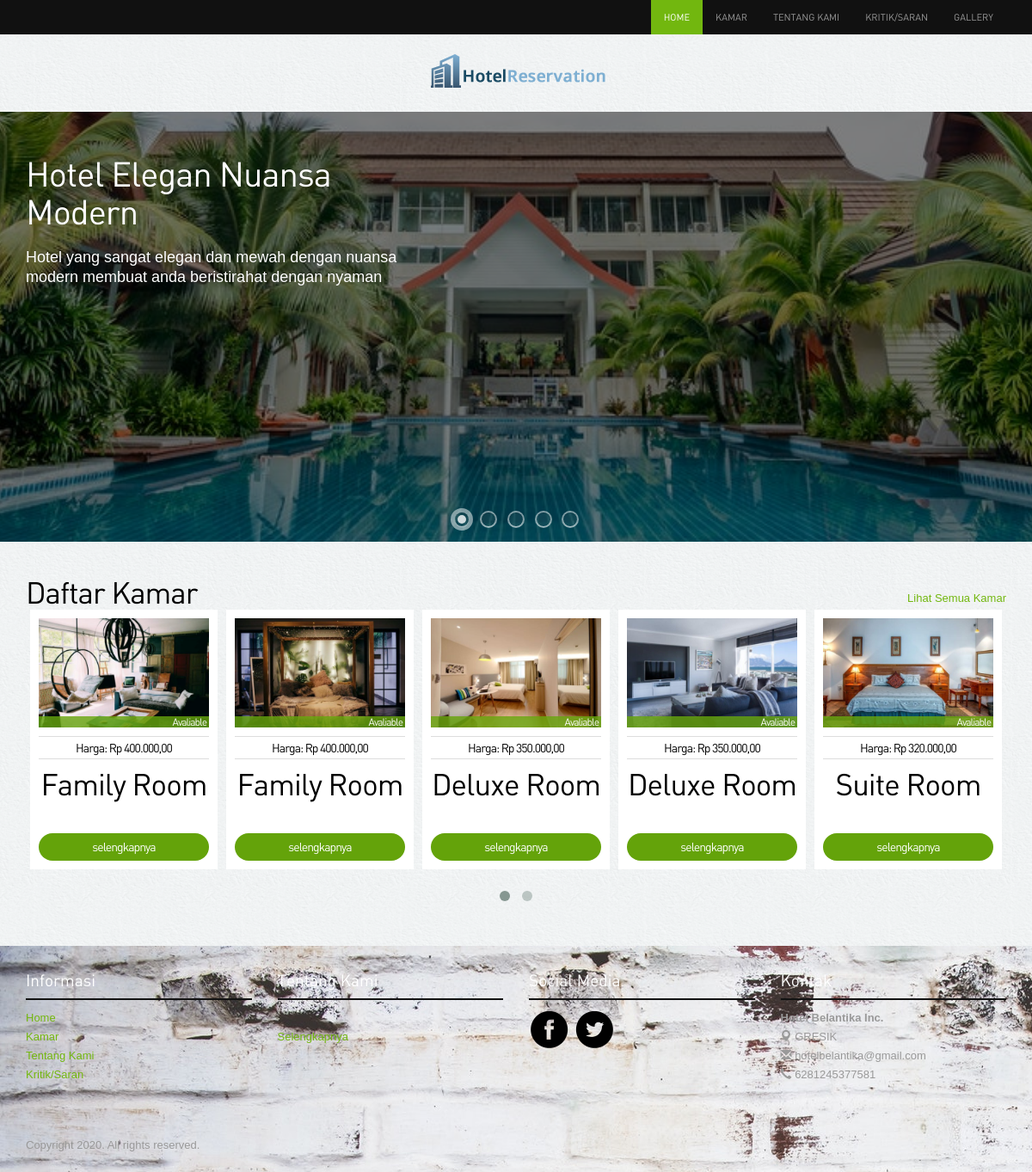
The page / on the database its author committed.
### tables this page shows
CREATE TABLE `tbl_tentang_hotel` (
  `id_tentang_hotel` int(11) NOT NULL,
  `nama_hotel` varchar(20) NOT NULL,
  `alamat_tentang_hotel` varchar(35) NOT NULL,
  `email_tentang_hotel` varchar(25) NOT NULL,
  `telp_tentang_hotel` bigint(15) NOT NULL,
  `isi_tentang_hotel` text NOT NULL,
  `logo` varchar(50) NOT NULL,
  `fb` varchar(50) NOT NULL,
  `tw` varchar(50) NOT NULL,
  `gp` varchar(50) NOT NULL
);

CREATE TABLE `tbl_kamar` (
  `id_kamar` int(11) NOT NULL,
  `nomer_kamar` char(5) NOT NULL,
  `harga_kamar` bigint(15) NOT NULL,
  `fasilitas_kamar` text NOT NULL,
  `status_kamar` int(2) NOT NULL,
  `kelas_kamar_id` int(11) NOT NULL
);

CREATE TABLE `tbl_kamar_gambar` (
  `id_kamar_gambar` int(11) NOT NULL,
  `nama_kamar_gambar` varchar(50) NOT NULL,
  `kamar_id` int(11) NOT NULL
);

CREATE TABLE `tbl_kelas_kamar` (
  `id_kelas_kamar` int(11) NOT NULL,
  `nama_kelas_kamar` varchar(15) NOT NULL
);

### application/libraries/Template_home.php (called while the page is built)
<?php if ( ! defined('BASEPATH')) exit('No direct script access allowed');
class Template_home {
		var $template_data = array();
		function set($name, $value)
		{
			$this->template_data[$name] = $value;
		}
		function load($template_home = '', $view = '' , $view_data = array(), $return = FALSE)
		{
			$this->CI =& get_instance();
			$this->set('contents', $this->CI->load->view($view, $view_data, TRUE));
			return $this->CI->load->view($template_home, $this->template_data, $return);
		}
}

### application/controllers/home.php (called while the page is built, shortened)
<?php
class home extends CI_Controller{
    public function index()
    {
    	$data['tentang_kami'] = $this->home_model->TentangKami();
    	$data['kamar']		  = $this->home_model->Kamar();
    	$this->template_home->load('template_home','home/data/index',$data);
    }
}

### index.php (called while the page is built, shortened)
<?php
require_once BASEPATH.'core/CodeIgniter.php';

### application/models/home_model.php (called while the page is built, shortened)
<?php
class home_model extends CI_Model{
    function TentangKami(){
        return $this->db->query("select * from tbl_tentang_hotel");
    }
    function Kamar(){
        return $this->db->query("select a.*,b.*,c.*
         from tbl_kamar a join tbl_kelas_kamar b on a.kelas_kamar_id=b.id_kelas_kamar
         join tbl_kamar_gambar c on a.id_kamar=c.kamar_id
        group by c.kamar_id
        order by a.id_kamar desc
        limit 0,15");
    }
}

### application/helpers/rupiah_helper.php (called while the page is built, shortened)
<?php
if(!function_exists('Rupiah')){
    function Rupiah($angka){
        $jadi = "Rp " . number_format($angka,2,',','.');
        return $jadi;
    }
}

### application/views/home/data/index.php (the view, shortened to what this page needs)
<div class="">
          <div id="slider" class="sl-slider-wrapper">
        <div class="sl-slider">
          <div class="sl-slide" data-orientation="horizontal" data-slice1-rotation="-25" data-slice2-rotation="-25" data-slice1-scale="2" data-slice2-scale="2">
          <div class="sl-slide-inner">
            <div class="bg-img bg-img-1"></div>
            <h2><a href="#">Hotel Elegan Nuansa Modern</a></h2>
            <blockquote>
            <p>Hotel yang sangat elegan dan mewah dengan nuansa modern membuat anda beristirahat dengan nyaman</p>
            </blockquote>
           </div>
        </div>
    </div>
        <nav id="nav-dots" class="nav-dots">
           <span class="nav-dot-current"></span>
           <span></span>
           <span></span>
           <span></span>
           <span></span>
        </nav>
    </div>
</div>
<div class="container">
  <div class="properties-listing spacer"> <a href="<?php echo base_url();?>home/kamar" class="pull-right viewall">
   Lihat Semua Kamar</a>
    <h2>Daftar Kamar</a>
    <div id="owl-example" class="owl-carousel">
    <?php
    foreach ($kamar->result_array() as $value) { ?>
      <div class="properties">
        <div class="image-holder"><img src="<?php echo base_url();?>images/kamar_gambar/<?php echo $value['nama_kamar_gambar'];?>" class="img-responsive" alt="properties"/>
          <?php
          if ($value['status_kamar']=="0") { ?>
          <div class="status sold">Avaliable</div>
          <?php
          }
          else { ?>
          <div class="status new">No Avaliable</div>
          <?php
          }
          ?>
        </div>
        <p class="price">Harga: <?php echo rupiah($value['harga_kamar']);?></p>
        <div class="listing-detail"><?php echo $value['nama_kelas_kamar'];?> </div>
        <a class="btn btn-primary" href="<?php echo base_url();?>home/kamar_detail/<?php echo $value['id_kamar'] ;?>">selengkapnya</a>
    </div>
    <?php
    }
    ?>
    </div>
    </div>
</div>

### application/views/template_home.php (shortened to what this page needs)
<?php
foreach ($tentang_kami->result_array() as  $value) {
  $alamat_tentang_hotel = $value['alamat_tentang_hotel'];
  $email_tentang_hotel = $value['email_tentang_hotel'];
  $telp_tentang_hotel = $value['telp_tentang_hotel'];
  $logo = $value['logo'];
  $fb = $value['fb'];
  $tw = $value['tw'];
}
?>
<!DOCTYPE html>
<html lang="en">
<head>
 	<link rel="stylesheet" href="<?php echo base_url();?>assets/bootstrap/css/bootstrap.css" />
 	<link rel="stylesheet" href="<?php echo base_url();?>assets/bootstrap/css/custom.css" />
  <link rel="stylesheet" href="<?php echo base_url();?>assets/style.css"/>
<link rel="stylesheet" href="<?php echo base_url();?>assets/owl-carousel/owl.carousel.css">
<link rel="stylesheet" href="<?php echo base_url();?>assets/owl-carousel/owl.theme.css">
    <link rel="stylesheet" type="text/css" href="<?php echo base_url();?>assets/slitslider/css/style.css" />
    <link rel="stylesheet" type="text/css" href="<?php echo base_url();?>assets/slitslider/css/custom.css" />
<link href="<?php echo base_url();?>assets/date_picker_bootstrap/bootstrap-datetimepicker.min.css" rel="stylesheet" media="screen">
</head>
<body>
<div class="navbar-wrapper">
        <div class="navbar-inverse" role="navigation">
          <div class="container">
            <div class="navbar-collapse  collapse">
              <ul class="nav navbar-nav navbar-right">
               <li class="active"><a href="<?php echo base_url();?>">Home</a></li>
                <li><a href="<?php echo base_url();?>home/kamar">Kamar</a></li>
                <li><a href="<?php echo base_url();?>home/tentang_kami">Tentang Kami</a></li>
                <li><a href="<?php echo base_url();?>home/saran">Kritik/Saran</a></li>
                <li><a href="<?php echo base_url();?>home/galeri">Gallery</a></li>
              </ul>
            </div>
          </div>
        </div>
    </div>
<div class="container">
<div class="header">
<center><a href="<?php echo base_url();?>"><img src="<?php echo base_url();?>images/tentang_kami/<?php echo $logo;?>" alt="Sistem Hotel"></a></center>
</div>
</div>
<?php echo $contents; ?>
<div class="footer">
<div class="container">
<div class="row">
            <div class="col-lg-3 col-sm-3">
                   <h4>Informasi</h4>
                   <ul class="row">
                <li class="col-lg-12 col-sm-12 col-xs-3"><a href="<?php echo base_url();?>">Home</a></li>
                <li class="col-lg-12 col-sm-12 col-xs-3"><a href="<?php echo base_url();?>home/kamar">Kamar</a></li>
                <li class="col-lg-12 col-sm-12 col-xs-3"><a href="<?php echo base_url();?>home/tentang_kami">Tentang Kami</a></li>
                <li class="col-lg-12 col-sm-12 col-xs-3"><a href="<?php echo base_url();?>home/saran">Kritik/Saran</a></li>
              </ul>
            </div>
            <div class="col-lg-3 col-sm-3">
                    <h4>Tentang Kami</h4>
                    <p><br><a href="<?php echo base_url();?>home/tentang_kami">Selengkapnya</a></p>
            </div>
            <div class="col-lg-3 col-sm-3">
                    <h4>Social Media</h4>
                    <a href="<?php echo $fb;?>"><img src="<?php echo base_url();?>images/facebook.png" alt="facebook"></a>
                    <a href="<?php echo $tw;?>"><img src="<?php echo base_url();?>images/twitter.png" alt="twitter"></a>
            </div>
             <div class="col-lg-3 col-sm-3">
                    <h4>Kontak</h4>
                    <p><b>Hotel Belantika Inc.</b><br>
<span class="glyphicon glyphicon-map-marker"></span> <?php echo $alamat_tentang_hotel;?> <br>
<span class="glyphicon glyphicon-envelope"></span> <?php echo $email_tentang_hotel;?><br>
<span class="glyphicon glyphicon-earphone"></span> <?php echo $telp_tentang_hotel;?></p>
            </div>
        </div>
<p class="copyright">Copyright 2020. All rights reserved. </p>
</div></div>
</body>
</html>

### assets/style.css (style rules this page uses)
body { color:#555; font:normal 13px/22px Arial; background:url(../images/bgmain.png) #eee; }
h1,h2,h3,h4,h5 { font-weight:normal; font-family: din;margin: 0;padding: 0;color: #000 }
h2 { font-size: 35px; letter-spacing: -1px;margin-bottom: 20px; }
h4 { margin: 10px 0; font-size: 19px; }
p { margin-bottom: 30px; }
a { color:#72b70f; text-decoration:none;outline: none; }
.spacer { margin-top: 40px;margin-bottom:40px; }
.btn { border-radius: 5px; font-family: din; outline: none; }
.btn-primary { background: #64a30a;border:none;width: 100%;border-radius: 20px; }
.header { padding: 20px 0; }
.navbar-inverse { background-color: #111; }
.navbar-inverse .navbar-nav > li > a { font-size: 11px;padding-top: 10px;padding-bottom: 10px;font-family: din;text-transform: uppercase; }
.navbar-inverse .navbar-nav > .active > a, .navbar-inverse .navbar-nav > .active > a:hover, .navbar-inverse .navbar-nav > .active > a:focus { background-color: #72b70f; }
.properties-listing .viewall { margin-top: 15px; }
.properties-listing div.properties { padding: 10px; background-color: #fff;text-align: center; margin-bottom: 20px; }
.owl-wrapper-outer div.properties { margin: 0 5px; }
.properties-listing div.properties .image-holder { position: relative; }
.properties-listing div.properties .status { position: absolute;bottom: 0;z-index: 100;display: block;width: 100%;color: #fff;padding:0 3px;text-align: right; font-size: 12px; }
.properties-listing div.properties p { margin-bottom: 10px; font-size: 14px;border-top: 1px solid #ddd;border-bottom: 1px solid #ddd;padding: 5px 0;font-family: din; }
.listing-detail { margin-bottom: 30px; }
.status.sold { background:rgba(104,167,13,0.8); }
.footer { background:url(../images/bg.jpg) #222; padding: 20px 0; color: #999; }
.footer h4 { color: #fff;border-bottom: 2px solid #131313;margin-bottom: 10px;padding-bottom: 10px; }
.footer ul { list-style: none;padding: 0; }
.footer p.copyright { margin: 30px 0 0 0; }

### assets/slitslider/css/style.css (style rules this page uses)
.sl-slider-wrapper { width: 800px; height: 400px; margin: 0 auto; position: relative; overflow: hidden; }
.sl-slider { position: absolute; top: 0; left: 0; }
.sl-slide, .sl-slides-wrapper, .sl-slide-inner { position: absolute; width: 100%; height: 100%; top: 0; left: 0; }
.sl-slide { z-index: 1; }
.sl-slide-horizontal .sl-slide-inner { background: #000; }

### assets/slitslider/css/custom.css (style rules this page uses)
.sl-slider-wrapper { width: 100%; height: 500px; overflow: hidden; position: relative; }
.sl-slider h2, .sl-slider blockquote { padding: 50px 650px 10px 0; width: 100%; max-width: 1140px; color: #fff; margin: 0 auto; position: relative; z-index: 100; border:none; }
.sl-slider h2 { font-size: 40px; text-shadow: 0 -1px 0 rgba(0,0,0,0.2); }
.sl-slider h2 a { color: #fff; }
.sl-slider blockquote { padding-top: 10px; font-weight: 300; text-shadow: 0 -1px 0 rgba(0,0,0,0.2); }
.sl-slider blockquote p { font-size: 18px; }
.bg-img { padding: 200px; -webkit-box-sizing: content-box; -moz-box-sizing: content-box; box-sizing: content-box; position: absolute; top: -200px; left: -200px; width: 100%; height: 100%; -webkit-background-size: cover; -moz-background-size: cover; background-size: cover; background-position: center center; background-color: #000; opacity: 0.5; }
.nav-dots { text-align: center; position: absolute; bottom: 2%; height: 30px; width: 100%; left: 0; z-index: 1000; }
.nav-dots span { display: inline-block; position: relative; width: 16px; height: 16px; border-radius: 50%; margin: 3px; background: #ddd; background: rgba(150,150,150,0.4); cursor: pointer; box-shadow: 0 1px 1px rgba(255,255,255,0.4), inset 0 1px 1px rgba(0,0,0,0.1); }
.nav-dots span { background: rgba(150,150,150,0.1); margin: 6px; -webkit-transition: all 0.2s; -moz-transition: all 0.2s; -ms-transition: all 0.2s; -o-transition: all 0.2s; transition: all 0.2s; box-shadow: 0 1px 1px rgba(255,255,255,0.4), inset 0 1px 1px rgba(0,0,0,0.1), 0 0 0 2px rgba(255,255,255,0.5); }
.nav-dots span.nav-dot-current, .nav-dots span:hover { box-shadow: 0 1px 1px rgba(255,255,255,0.4), inset 0 1px 1px rgba(0,0,0,0.1), 0 0 0 5px rgba(255,255,255,0.5); }
.nav-dots span.nav-dot-current:after { content: ""; position: absolute; width: 10px; height: 10px; top: 3px; left: 3px; border-radius: 50%; background: rgba(255,255,255,0.8); }
.bg-img-1 { background-image: url(../../../images/slider/1a.jpg); }

### rows shown on the page
tbl_tentang_hotel: logo (picture), alamat_tentang_hotel "GRESIK", email_tentang_hotel "hotelbelantika@gmail.com", telp_tentang_hotel "6281245377581"
tbl_kamar: tbl_kamar_gambar.nama_kamar_gambar (picture), status_kamar "Avaliable", harga_kamar "Rp 400.000,00", kelas_kamar.nama_kelas_kamar "Family Room"
tbl_kamar: tbl_kamar_gambar.nama_kamar_gambar (picture), status_kamar "Avaliable", harga_kamar "Rp 400.000,00", kelas_kamar.nama_kelas_kamar "Family Room"
tbl_kamar: tbl_kamar_gambar.nama_kamar_gambar (picture), status_kamar "Avaliable", harga_kamar "Rp 350.000,00", kelas_kamar.nama_kelas_kamar "Deluxe Room"
tbl_kamar: tbl_kamar_gambar.nama_kamar_gambar (picture), status_kamar "Avaliable", harga_kamar "Rp 350.000,00", kelas_kamar.nama_kelas_kamar "Deluxe Room"
tbl_kamar: tbl_kamar_gambar.nama_kamar_gambar (picture), status_kamar "Avaliable", harga_kamar "Rp 320.000,00", kelas_kamar.nama_kelas_kamar "Suite Room"
